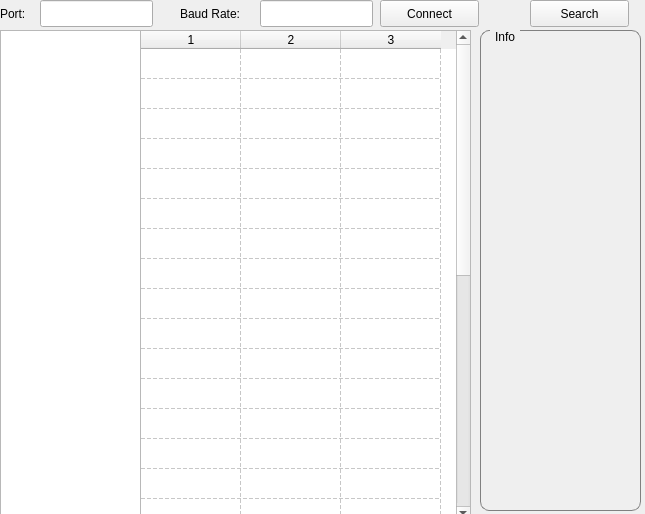
<?xml version="1.0" encoding="UTF-8"?>
<ui version="4.0">
 <class>MainWindow</class>
 <widget class="QMainWindow" name="MainWindow">
  <property name="geometry">
   <rect>
    <x>0</x>
    <y>0</y>
    <width>645</width>
    <height>514</height>
   </rect>
  </property>
  <property name="windowTitle">
   <string>Servo Setup</string>
  </property>
  <property name="styleSheet">
   <string notr="true">QGroupBox {
    border: 1px solid gray;
    border-radius: 9px;
    margin-top: 0.5em;
}

QGroupBox::title {
    subcontrol-origin: margin;
    left: 10px;
    padding: 0 3px 0 3px;
}

QRadioButton{
	spacing: 1px;
}
QRadioButton::indicator{
	width: 16px;
	height: 16px;
}</string>
  </property>
  <widget class="QWidget" name="centralWidget">
   <widget class="QTableWidget" name="tableMain">
    <property name="geometry">
     <rect>
      <x>140</x>
      <y>30</y>
      <width>331</width>
      <height>491</height>
     </rect>
    </property>
    <property name="gridStyle">
     <enum>Qt::DashLine</enum>
    </property>
    <property name="rowCount">
     <number>30</number>
    </property>
    <property name="columnCount">
     <number>3</number>
    </property>
    <attribute name="horizontalHeaderVisible">
     <bool>true</bool>
    </attribute>
    <attribute name="horizontalHeaderHighlightSections">
     <bool>true</bool>
    </attribute>
    <attribute name="verticalHeaderVisible">
     <bool>false</bool>
    </attribute>
    <row/>
    <row/>
    <row/>
    <row/>
    <row/>
    <row/>
    <row/>
    <row/>
    <row/>
    <row/>
    <row/>
    <row/>
    <row/>
    <row/>
    <row/>
    <row/>
    <row/>
    <row/>
    <row/>
    <row/>
    <row/>
    <row/>
    <row/>
    <row/>
    <row/>
    <row/>
    <row/>
    <row/>
    <row/>
    <row/>
    <column/>
    <column/>
    <column/>
   </widget>
   <widget class="QGroupBox" name="groupBoxLabels">
    <property name="enabled">
     <bool>true</bool>
    </property>
    <property name="geometry">
     <rect>
      <x>480</x>
      <y>30</y>
      <width>161</width>
      <height>481</height>
     </rect>
    </property>
    <property name="title">
     <string>Info</string>
    </property>
   </widget>
   <widget class="QLineEdit" name="txtPort">
    <property name="geometry">
     <rect>
      <x>40</x>
      <y>0</y>
      <width>113</width>
      <height>27</height>
     </rect>
    </property>
   </widget>
   <widget class="QLabel" name="lblPort">
    <property name="geometry">
     <rect>
      <x>0</x>
      <y>5</y>
      <width>41</width>
      <height>17</height>
     </rect>
    </property>
    <property name="text">
     <string>Port:</string>
    </property>
   </widget>
   <widget class="QLabel" name="lblBaudrate">
    <property name="geometry">
     <rect>
      <x>180</x>
      <y>5</y>
      <width>81</width>
      <height>17</height>
     </rect>
    </property>
    <property name="text">
     <string>Baud Rate:</string>
    </property>
   </widget>
   <widget class="QLineEdit" name="lineEdit">
    <property name="geometry">
     <rect>
      <x>260</x>
      <y>0</y>
      <width>113</width>
      <height>27</height>
     </rect>
    </property>
   </widget>
   <widget class="QListWidget" name="listMain">
    <property name="geometry">
     <rect>
      <x>0</x>
      <y>30</y>
      <width>141</width>
      <height>491</height>
     </rect>
    </property>
    <property name="modelColumn">
     <number>0</number>
    </property>
    <property name="uniformItemSizes">
     <bool>false</bool>
    </property>
    <property name="currentRow">
     <number>-1</number>
    </property>
   </widget>
   <widget class="QPushButton" name="btnConnect">
    <property name="geometry">
     <rect>
      <x>380</x>
      <y>0</y>
      <width>99</width>
      <height>27</height>
     </rect>
    </property>
    <property name="text">
     <string>Connect</string>
    </property>
   </widget>
   <widget class="QPushButton" name="btnSearch">
    <property name="geometry">
     <rect>
      <x>530</x>
      <y>0</y>
      <width>99</width>
      <height>27</height>
     </rect>
    </property>
    <property name="text">
     <string>Search</string>
    </property>
   </widget>
  </widget>
 </widget>
 <layoutdefault spacing="6" margin="11"/>
 <resources/>
 <connections/>
</ui>
